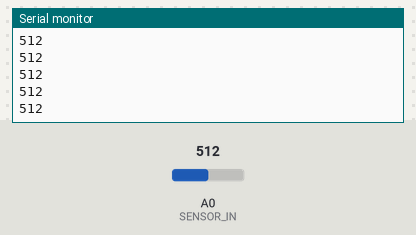
A sketch run on a simulated Arduino Uno, built with avr-gcc and run on an emulated ATmega328P. Parts: the last lines printed to the serial monitor. Inputs (shaded band) come from the test bench; at power-on: A0 (SENSOR_IN) = 512.

Above: at 1.2 s.
1.3 s: A0 (SENSOR_IN) set to 716
At 1.31 s:
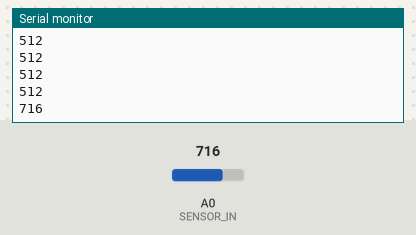
2.8 s: A0 (SENSOR_IN) set to 900
At 2.81 s:
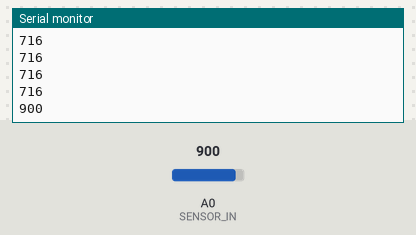
Timing chart, 0 to 5.8 s (numbered marks = the images above; inputs shaded):
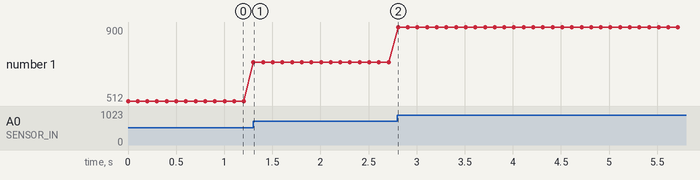

Measured:
- after the input at 1.3 s, the serial monitor: prints a new line at once (image 1)
- after the input at 2.8 s, the serial monitor: prints a new line at once (image 2)
- plotted number 1: 512 → 716 after the input at 1.3 s, 716 → 900 after the input at 2.8 s

The sketch:

soil_calibration.ino
```cpp
int sensorVal;
#define SENSOR_IN 0

void setup() {
  // put your setup code here, to run once:
Serial.begin(9600);
analogReference(EXTERNAL);
}

void loop() {
  // put your main code here, to run repeatedly:
sensorVal = analogRead(SENSOR_IN);
Serial.println(sensorVal);
delay(100);
}
```
